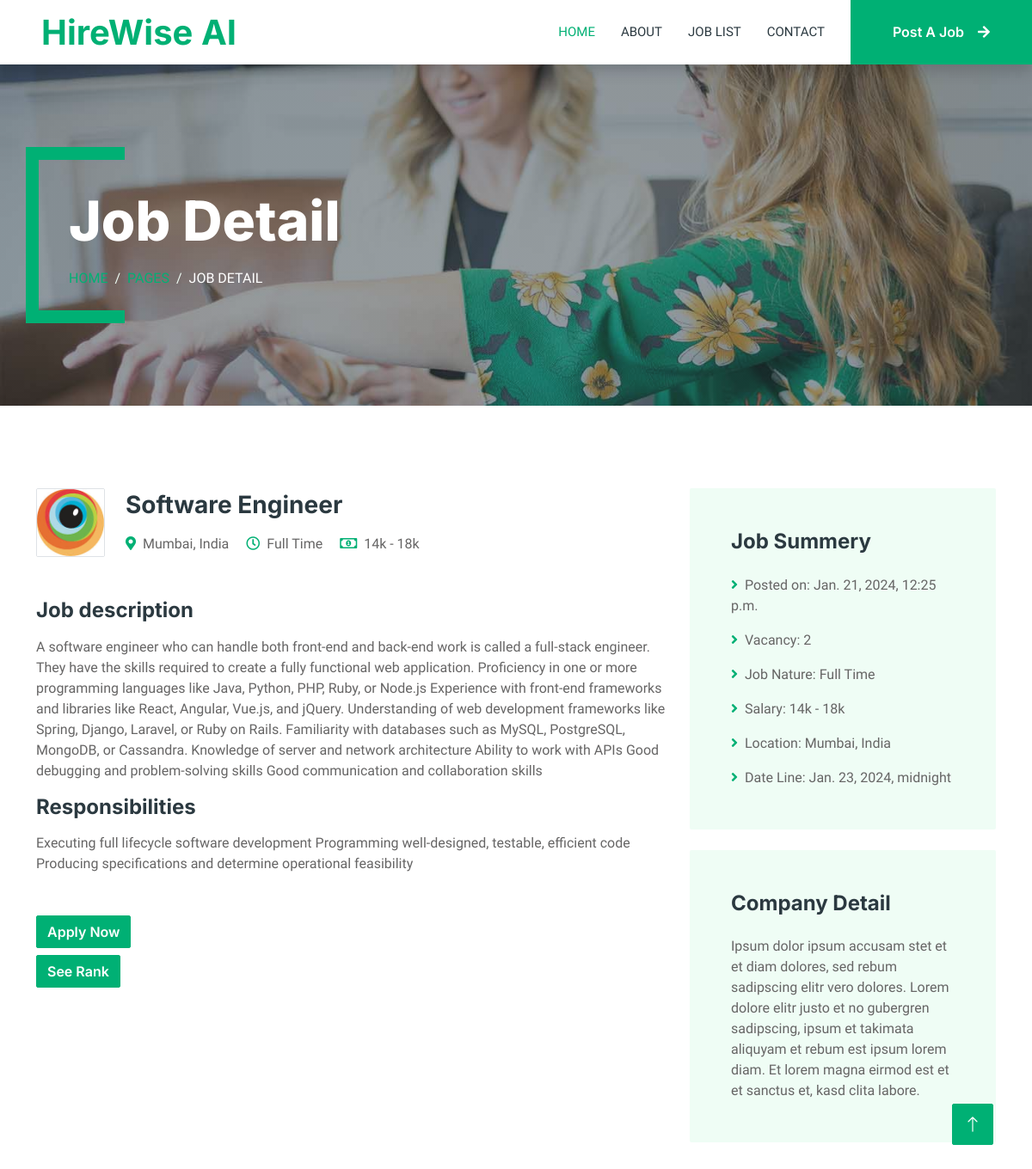
Screenshot of /job-single/2/ with the database file from the repository.
### my_site/models.py (models this page shows, shortened)
class Post_job(models.Model):
    user = models.ForeignKey(settings.AUTH_USER_MODEL, on_delete = models.CASCADE, null = True, editable = False, blank = True)
    title = models.CharField(max_length = 100)
    company_name = models.CharField(max_length = 200)
    employment_status = models.CharField(choices = JOB_TYPE, max_length = 20)
    vacancy = models.CharField(max_length = 10, null = True)
    gender = models.CharField(choices = GENDER, max_length = 10, null = True)
    details = models.TextField()
    responsibilities = models.TextField()
    experience = models.CharField(max_length = 100)
    other_benefits = models.CharField(max_length = 100)
    job_location = models.CharField(max_length = 100)
    salary = models.CharField(max_length = 20, null = True, blank = True)
    image = models.ImageField(blank=True, upload_to='my_site/images', null=True)
    datepost = models.DateTimeField(default=timezone.now)
    application_deadline = models.DateTimeField(null=True, blank=True)

### my_site/views.py (the view)
# urls.py: path('job-single/<int:id>/', job_single, name="job_single"),
def job_single(request, id):
    job_query = Post_job.objects.get(id=id)
    context = {
        'q': job_query,
    }
    return render(request, "my_site/job-single.html", context)

### my_site/templates/my_site/job-single.html (shortened to what this page needs)
{%extends 'my_site/index.html'%}
        {%block body%}
        <div class="container-xxl py-5 bg-dark page-header mb-5">
            <div class="container my-5 pt-5 pb-4">
                <h1 class="display-3 text-white mb-3 animated slideInDown">Job Detail</h1>
                <nav aria-label="breadcrumb">
                    <ol class="breadcrumb text-uppercase">
                        <li class="breadcrumb-item"><a href="#">Home</a></li>
                        <li class="breadcrumb-item"><a href="#">Pages</a></li>
                        <li class="breadcrumb-item text-white active" aria-current="page">Job Detail</li>
                    </ol>
                </nav>
            </div>
        </div>
        <div class="container-xxl py-5 wow fadeInUp" data-wow-delay="0.1s">
            <div class="container">
                <div class="row gy-5 gx-4">
                    <div class="col-lg-8">
                        <div class="d-flex align-items-center mb-5">
                            <img class="flex-shrink-0 img-fluid border rounded" src="/media/{{q.image}}" alt="" style="width: 80px; height: 80px;">
                            <div class="text-start ps-4">
                                <h3 class="mb-3">{{q.title}}</h3>
                                <span class="text-truncate me-3"><i class="fa fa-map-marker-alt text-primary me-2"></i>{{q.job_location}}</span>
                                <span class="text-truncate me-3"><i class="far fa-clock text-primary me-2"></i>{{q.employment_status}}</span>
                                <span class="text-truncate me-0"><i class="far fa-money-bill-alt text-primary me-2"></i>{{q.salary}}</span>
                            </div>
                        </div>
                        <div class="mb-5">
                            <h4 class="mb-3">Job description</h4>
                            <p>{{q.details}}</p>
                            <h4 class="mb-3">Responsibilities</h4>
                            <p>{{q.responsibilities}}</p>
                        </div>
                        <div class="">
                            <a href="{%url 'applyjob' id=q.id %}" class="btn btn-primary">Apply Now</a>
                            <div class="col-6">
                                <a href="{% url 'ranking' id=q.id %}" class="btn btn-block btn-primary btn-md my-2">See Rank</a>
                            </div>
                        </div>
                    </div>
                    <div class="col-lg-4">
                        <div class="bg-light rounded p-5 mb-4 wow slideInUp" data-wow-delay="0.1s">
                            <h4 class="mb-4">Job Summery</h4>
                            <p><i class="fa fa-angle-right text-primary me-2"></i>Posted on: {{q.datepost}}</p>
                            <p><i class="fa fa-angle-right text-primary me-2"></i>Vacancy: {{q.vacancy}}</p>
                            <p><i class="fa fa-angle-right text-primary me-2"></i>Job Nature: {{q.employment_status}}</p>
                            <p><i class="fa fa-angle-right text-primary me-2"></i>Salary: {{q.salary}}</p>
                            <p><i class="fa fa-angle-right text-primary me-2"></i>Location: {{q.job_location}}</p>
                            <p class="m-0"><i class="fa fa-angle-right text-primary me-2"></i>Date Line: {{q.application_deadline}}</p>
                        </div>
                        <div class="bg-light rounded p-5 wow slideInUp" data-wow-delay="0.1s">
                            <h4 class="mb-4">Company Detail</h4>
                            <p class="m-0">Ipsum dolor ipsum accusam stet et et diam dolores, sed rebum sadipscing elitr vero dolores. Lorem dolore elitr justo et no gubergren sadipscing, ipsum et takimata aliquyam et rebum est ipsum lorem diam. Et lorem magna eirmod est et et sanctus et, kasd clita labore.</p>
                        </div>
                    </div>
                </div>
            </div>
        </div>
        {% endblock %}

### my_site/static/my_site/css/style.css (style rules this page uses)
:root { --primary: #00B074; --secondary: #2B9BFF; --light: #EFFDF5; --dark: #2B3940; }
.btn { font-family: 'Inter', sans-serif; font-weight: 600; transition: .5s; }
.btn.btn-primary, .btn.btn-secondary { color: #FFFFFF; }
.header-carousel .container, .page-header .container { position: relative; padding: 45px 0 45px 35px; border-left: 15px solid var(--primary); }
.header-carousel .container::before, .header-carousel .container::after, .page-header .container::before, .page-header .container::after { position: absolute; content: ""; top: 0; left: 0; width: 100px; height: 15px; background: var(--primary); }
.header-carousel .container::after, .page-header .container::after { top: 100%; margin-top: -15px; }
.page-header { background: linear-gradient(rgba(43, 57, 64, .5), rgba(43, 57, 64, .5)), url(../img/carousel-1.jpg) center center no-repeat; background-size: cover; }
.breadcrumb-item + .breadcrumb-item::before { color: var(--light); }

### rows the page displays
Post_job: image (picture), title "Software Engineer", job_location "Mumbai, India", employment_status "Full Time", salary "14k - 18k", details "A software engineer who can handle both front-end and back-end work is called a full-stack engineer. They have the skills required to create a fully functional web application. Proficiency in one or more programming languages like Java, Python, PHP, Ruby, or Node.js Experience with front-end frameworks and libraries like React, Angular, Vue.js, and jQuery. Understanding of web development frameworks like Spring, Django, Laravel, or Ruby on Rails. Familiarity with databases such as MySQL, PostgreSQL, MongoDB, or Cassandra. Knowledge of server and network architecture Ability to work with APIs Good debugging and problem-solving skills Good communication and collaboration skills", responsibilities "Executing full lifecycle software development Programming well-designed, testable, efficient code Producing specifications and determine operational feasibility", datepost "Jan. 21, 2024, 12:25 p.m.", vacancy "2", application_deadline "Jan. 23, 2024, midnight"
